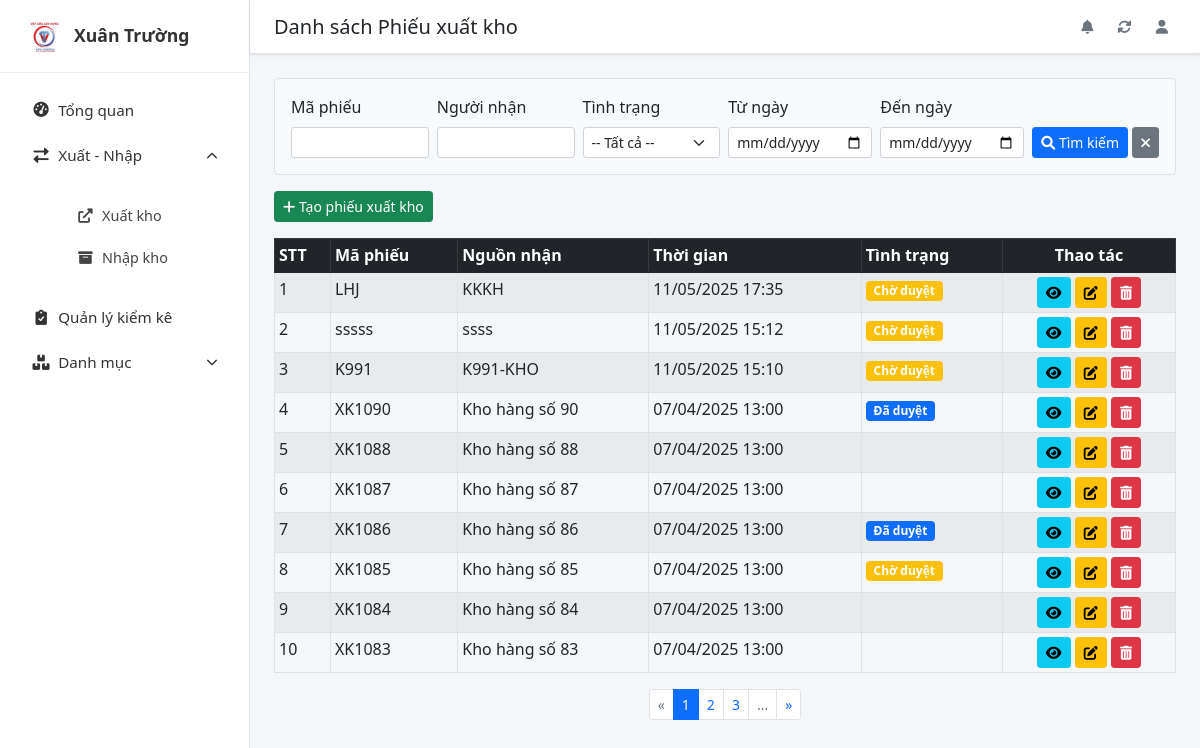
Screenshot of /app/xuatkho/ with the database file from the repository.
### cuoiky/models.py (models this page shows, shortened)
class XuatKho(models.Model):
    ma_xuat = models.CharField(max_length=50, primary_key=True, verbose_name="Mã phiếu xuất")
    nguon_nhan = models.CharField(max_length=255, verbose_name="Nguồn nhận")
    thoi_gian = models.DateTimeField(default=timezone.now, verbose_name="Thời gian xuất")
    tinh_trang = models.CharField(
        max_length=50,
        choices=TINH_TRANG_XUATKHO_CHOICES,
        default='CHO_DUYET',
        verbose_name="Tình trạng phiếu"
    )
    tong = models.DecimalField(max_digits=15, decimal_places=2, default=0.00, verbose_name="Tổng tiền")
    tao_boi = models.ForeignKey(
        settings.AUTH_USER_MODEL,
        on_delete=models.SET_NULL,
        null=True,
        blank=True,
        related_name='phieu_xuat_kho',
        verbose_name="Người tạo"
    )
    ngay_tao = models.DateTimeField(auto_now_add=True, verbose_name="Ngày tạo phiếu")
    sdt = models.CharField(max_length=20, blank=True, null=True, verbose_name="Số điện thoại")
    diachi = models.CharField(max_length=500, blank=True, null=True, verbose_name="Địa chỉ")
    ly_do = models.TextField(blank=True, null=True, verbose_name="Lý do xuất")
    url_hop_dong = models.FileField(upload_to='files/xuatkho/hopdong/', blank=True, null=True, verbose_name="File hợp đồng")
    url_so_cu = models.FileField(upload_to='files/xuatkho/socu/', blank=True, null=True, verbose_name="File sổ cũ")
    class Meta:
        verbose_name = "Phiếu Xuất Kho"
        verbose_name_plural = "Phiếu Xuất Kho"
        ordering = ['-ngay_tao']

### cuoiky/views.py (the view)
# urls.py: path('xuatkho/', views.XuatKhoListView.as_view(), name='xuatkho-list'),
class XuatKhoListView(ListView):
    model = XuatKho
    template_name = 'cuoiky/xuatkho_list.html'
    context_object_name = 'xuatkho_list'
    paginate_by = 10
    def get_queryset(self):
        queryset = XuatKho.objects.all()
        ma_xuat = self.request.GET.get('ma_xuat')
        if ma_xuat:
            queryset = queryset.filter(ma_xuat__icontains=ma_xuat)
        nguon_xuat = self.request.GET.get('nguon_xuat')
        if nguon_xuat:
            queryset = queryset.filter(nguon_xuat__icontains=nguon_xuat)
        tinh_trang = self.request.GET.get('tinh_trang')
        if tinh_trang:
            queryset = queryset.filter(tinh_trang=tinh_trang)
        tu_ngay = self.request.GET.get('tu_ngay')
        den_ngay = self.request.GET.get('den_ngay')
        if tu_ngay:
            queryset = queryset.filter(thoi_gian__gte=tu_ngay)
        if den_ngay:
            queryset = queryset.filter(thoi_gian__lte=den_ngay)
        return queryset
    def get_context_data(self, **kwargs):
        context = super().get_context_data(**kwargs)
        search_params = ''
        for key, value in self.request.GET.items():
            if key != 'page':
                search_params += f'&{key}={value}'
        context['search_params'] = search_params
        return context

### cuoiky/templates/cuoiky/xuatkho_list.html (shortened to what this page needs)
{% extends 'cuoiky/base.html' %}
{% load static %}
{% block page_title %}Danh sách Phiếu xuất kho{% endblock %}
{% block content %}
<form method="get" action="{% url 'xuatkho-list' %}" class="mb-3 p-3 bg-light border rounded">
    <div class="row g-2 align-items-end">
        <div class="col-md">
            <label for="ma_phieu" class="form-label form-label-sm">Mã phiếu</label>
            <input type="text" name="ma_phieu" id="ma_phieu" class="form-control form-control-sm" value="{{ request.GET.ma_phieu|default:'' }}">
        </div>
        <div class="col-md">
            <label for="nguoi_nhan" class="form-label form-label-sm">Người nhận</label>
            <input type="text" name="nguoi_nhan" id="nguoi_nhan" class="form-control form-control-sm" value="{{ request.GET.nguoi_nhan|default:'' }}">
        </div>
        <div class="col-md">
            <label for="tinh_trang" class="form-label form-label-sm">Tình trạng</label>
            <select name="tinh_trang" id="tinh_trang" class="form-select form-select-sm">
                <option value="">-- Tất cả --</option>
            </select>
        </div>
        <div class="col-md">
            <label for="tu_ngay" class="form-label form-label-sm">Từ ngày</label>
            <input type="date" name="tu_ngay" id="tu_ngay" class="form-control form-control-sm" value="{{ request.GET.tu_ngay|default:'' }}">
        </div>
        <div class="col-md">
            <label for="den_ngay" class="form-label form-label-sm">Đến ngày</label>
            <input type="date" name="den_ngay" id="den_ngay" class="form-control form-control-sm" value="{{ request.GET.den_ngay|default:'' }}">
        </div>
        <div class="col-auto">
            <button type="submit" class="btn btn-primary btn-sm">
                <i class="fas fa-search"></i> Tìm kiếm
            </button>
            <a href="{% url 'xuatkho-list' %}" class="btn btn-secondary btn-sm" title="Xóa bộ lọc">
                <i class="fas fa-times"></i>
            </a>
        </div>
    </div>
</form>
<div class="mb-3">
    <a href="{% url 'xuatkho-create' %}" class="btn btn-success btn-sm">
        <i class="fas fa-plus"></i> Tạo phiếu xuất kho
    </a>
</div>
<div class="table-responsive">
    <table class="table table-striped table-bordered table-hover table-sm">
        <thead class="table-dark">
            <tr>
                <th>STT</th>
                <th>Mã phiếu</th>
                <th>Nguồn nhận</th>
                <th>Thời gian</th>
                <th>Tình trạng</th>
                <th class="text-center">Thao tác</th>
            </tr>
        </thead>
        <tbody>
            {% for xk in xuatkho_list %}
            <tr>
                <td>{{ page_obj.start_index|add:forloop.counter0 }}</td>
                <td>{{ xk.ma_xuat }}</td>
                <td>{{ xk.nguon_nhan }}</td>
                <td>{{ xk.thoi_gian|date:"d/m/Y H:i" }}</td>
                <td>
                    {% if xk.tinh_trang == 'CHO_DUYET' %}
                        <span class="badge bg-warning">Chờ duyệt</span>
                    {% elif xk.tinh_trang == 'DA_DUYET' %}
                        <span class="badge bg-primary">Đã duyệt</span>
                    {% elif xk.tinh_trang == 'DA_XUAT' %}
                        <span class="badge bg-success">Đã xuất</span>
                    {% elif xk.tinh_trang == 'TU_CHOI' %}
                        <span class="badge bg-danger">Từ chối</span>
                    {% endif %}
                </td>
                <td class="text-center">
                    <a href="{% url 'xuatkho-detail' ma_xuat=xk.ma_xuat %}" class="btn btn-sm btn-info" title="Xem"><i class="fas fa-eye"></i></a>
                    <a href="{% url 'xuatkho-update' ma_xuat=xk.ma_xuat %}" class="btn btn-sm btn-warning" title="Sửa"><i class="fas fa-edit"></i></a>
                    <form method="post" action="{% url 'xuatkho-delete' ma_xuat=xk.ma_xuat %}" class="d-inline delete-form">
                        <button type="button" class="btn btn-sm btn-danger delete-btn" title="Xóa" data-bs-toggle="modal" data-bs-target="#deleteModal" data-ma-xuat="{{ xk.ma_xuat }}">
                            <i class="fas fa-trash-alt"></i>
                        </button>
                    </form>
                </td>
            </tr>
            {% empty %}
            <tr>
                <td colspan="6" class="text-center">Không có phiếu xuất kho nào phù hợp.</td>
            </tr>
            {% endfor %}
        </tbody>
    </table>
</div>
{% if is_paginated %}
<nav aria-label="Page navigation">
    <ul class="pagination pagination-sm justify-content-center">
        {% if page_obj.has_previous %}
            <li class="page-item">
                <a class="page-link" href="?page={{ page_obj.previous_page_number }}&{{ search_params }}" aria-label="Previous">
                    <span aria-hidden="true">&laquo;</span>
                </a>
            </li>
        {% else %}
            <li class="page-item disabled"><span class="page-link">&laquo;</span></li>
        {% endif %}
        {% for i in paginator.page_range %}
            {% if i > page_obj.number|add:'-3' and i < page_obj.number|add:'3' %}
                {% if page_obj.number == i %}
                    <li class="page-item active"><span class="page-link">{{ i }}</span></li>
                {% else %}
                    <li class="page-item"><a class="page-link" href="?page={{ i }}&{{ search_params }}">{{ i }}</a></li>
                {% endif %}
            {% elif i == page_obj.number|add:'-3' or i == page_obj.number|add:'3' %}
                <li class="page-item disabled"><span class="page-link">...</span></li>
            {% endif %}
        {% endfor %}
        {% if page_obj.has_next %}
            <li class="page-item">
                <a class="page-link" href="?page={{ page_obj.next_page_number }}&{{ search_params }}" aria-label="Next">
                    <span aria-hidden="true">&raquo;</span>
                </a>
            </li>
        {% else %}
            <li class="page-item disabled"><span class="page-link">&raquo;</span></li>
        {% endif %}
    </ul>
</nav>
{% endif %}
{% endblock %}

### cuoiky/templates/cuoiky/base.html (style rules this page uses)
body { display: flex; min-height: 100vh; background-color: #f4f6f9; }

### rows the page displays
XuatKho: start_index|add "1", ma_xuat "LHJ", nguon_nhan "KKKH", thoi_gian "11/05/2025 17:35", tinh_trang "Chờ duyệt"
XuatKho: start_index|add "2", ma_xuat "sssss", nguon_nhan "ssss", thoi_gian "11/05/2025 15:12", tinh_trang "Chờ duyệt"
XuatKho: start_index|add "3", ma_xuat "K991", nguon_nhan "K991-KHO", thoi_gian "11/05/2025 15:10", tinh_trang "Chờ duyệt"
XuatKho: start_index|add "4", ma_xuat "XK1090", nguon_nhan "Kho hàng số 90", thoi_gian "07/04/2025 13:00", tinh_trang "Đã duyệt"
XuatKho: start_index|add "5", ma_xuat "XK1088", nguon_nhan "Kho hàng số 88", thoi_gian "07/04/2025 13:00"
XuatKho: start_index|add "6", ma_xuat "XK1087", nguon_nhan "Kho hàng số 87", thoi_gian "07/04/2025 13:00"
XuatKho: start_index|add "7", ma_xuat "XK1086", nguon_nhan "Kho hàng số 86", thoi_gian "07/04/2025 13:00", tinh_trang "Đã duyệt"
XuatKho: start_index|add "8", ma_xuat "XK1085", nguon_nhan "Kho hàng số 85", thoi_gian "07/04/2025 13:00", tinh_trang "Chờ duyệt"
XuatKho: start_index|add "9", ma_xuat "XK1084", nguon_nhan "Kho hàng số 84", thoi_gian "07/04/2025 13:00"
XuatKho: start_index|add "10", ma_xuat "XK1083", nguon_nhan "Kho hàng số 83", thoi_gian "07/04/2025 13:00"

### other values shown
{{ i }} "1"
{{ i }} "2" "3"
